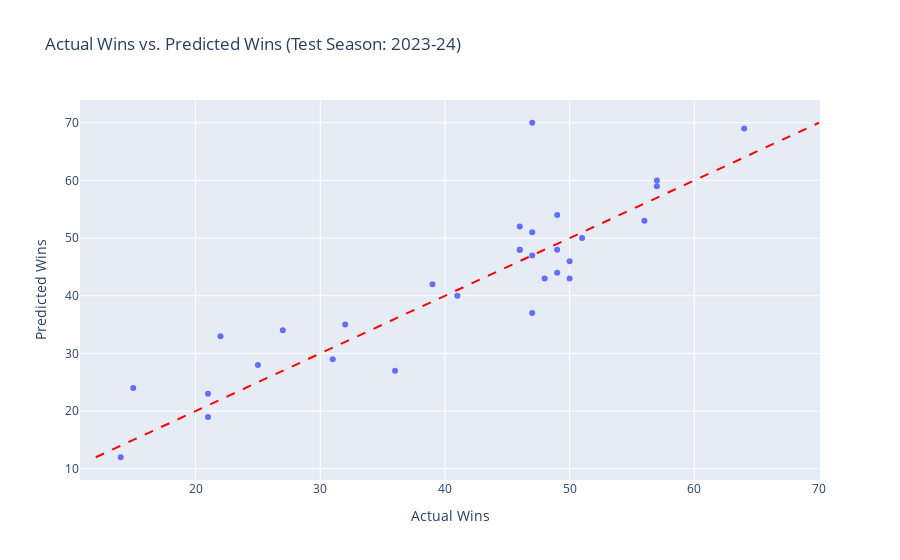

The notebook cell this image was saved under:
### Code cell
N_GAMES = 20
# Train Model
train_df = generate_season_matrix("2022-23", N_GAMES)
X_train = train_df[FEATURES]
y_train = train_df["W"]

model = train_lr_model(X_train, y_train)

test_df = generate_season_matrix("2023-24", N_GAMES)
X_test = test_df[FEATURES]
y_test = test_df["W"]


# Generate Predictions
y_pred = model.predict(X_test).round()

result = test_df[["TEAM_NAME", "W"]].copy()
result["Predicted_Wins"] = y_pred.astype(int)
result["Predicted_Losses"] = 82 - result["Predicted_Wins"]

print("Network Calls: ", NETWORK_CALLS)
# Get R^2
r2 = model.score(X_test, y_test)

print(f"R2 on 2023-2024 data: {r2:.2f}")

# Generate plot
plotly_plot_lr(result, actual_col="W", predicted_col="Predicted_Wins")

# Print chart of Predicted vs. Actual Wins
show_df = result.rename(columns={"W" : "Actual_Wins"}).sort_values("Actual_Wins", ascending=False)
print(show_df.to_string(index=False))

### Figure 1 — Plotly figure (JSON) as saved in the notebook; plotly's stock layout.template omitted (floating-point values rounded to 4 significant figures)
{"data": [{"customdata": [["Atlanta Hawks"], ["Boston Celtics"], ["Cleveland Cavaliers"], ["New Orleans Pelicans"], ["Chicago Bulls"], ["Dallas Mavericks"], ["Denver Nuggets"], ["Golden State Warriors"], ["Houston Rockets"], ["Los Angeles Clippers"], ["Los Angeles Lakers"], ["Miami Heat"], ["Milwaukee Bucks"], ["Minnesota Timberwolves"], ["Brooklyn Nets"], ["New York Knicks"], ["Orlando Magic"], ["Indiana Pacers"], ["Philadelphia 76ers"], ["Phoenix Suns"], ["Portland Trail Blazers"], ["Sacramento Kings"], ["San Antonio Spurs"], ["Oklahoma City Thunder"], ["Toronto Raptors"], ["Utah Jazz"], ["Memphis Grizzlies"], ["Washington Wizards"], ["Detroit Pistons"], ["Charlotte Hornets"]], "hovertemplate": "Actual Wins=%{x}<br>Predicted Wins=%{y}<br>TEAM_NAME=%{customdata[0]}<extra></extra>", "legendgroup": "", "marker": {"color": "#636efa", "symbol": "circle"}, "mode": "markers", "name": "", "orientation": "v", "showlegend": false, "type": "scatter", "x": [36, 64, 48, 49, 39, 50, 57, 46, 41, 51, 47, 46, 49, 56, 32, 50, 47, 47, 47, 49, 21, 46, 22, 57, 25, 31, 27, 15, 14, 21], "xaxis": "x", "y": [27, 69, 43, 48, 42, 46, 60, 52, 40, 50, 51, 48, 54, 53, 35, 43, 37, 47, 70, 44, 23, 48, 33, 59, 28, 29, 34, 24, 12, 19], "yaxis": "y"}], "layout": {"legend": {"tracegroupgap": 0}, "shapes": [{"line": {"color": "red", "dash": "dash"}, "type": "line", "x0": 12, "x1": 70, "y0": 12, "y1": 70}], "title": {"text": "Actual Wins vs. Predicted Wins (Test Season: 2023-24)"}, "xaxis": {"anchor": "y", "domain": [0, 1], "title": {"text": "Actual Wins"}}, "yaxis": {"anchor": "x", "domain": [0, 1], "title": {"text": "Predicted Wins"}}}}
